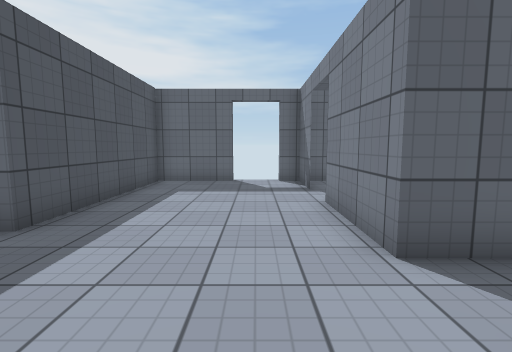
view 1 (above)

12 first-person views from a walk through a 3-D level made in the Unity game engine. The camera is 1.3 m above the floor, tilts 6° down and sees 85° across. The floor is counted in squares, 1 m on a side. Each view is taken from the middle of a square. On the plan, view 1 faces up. The plan holds only what a view shows up to about 13 squares ahead; the rest is blank. The place goes on beyond the plan. Surface patterns are stand-ins for the level's own textures.

view 2
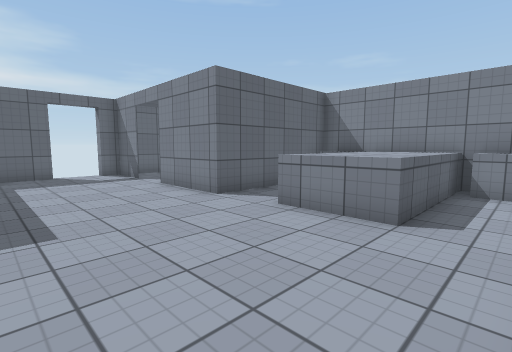

view 3
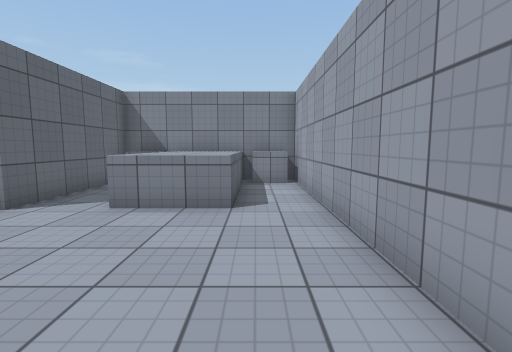

view 4
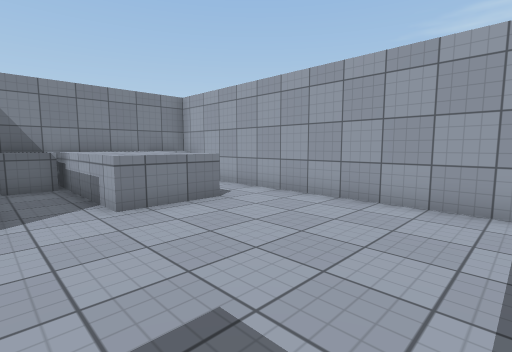

view 5
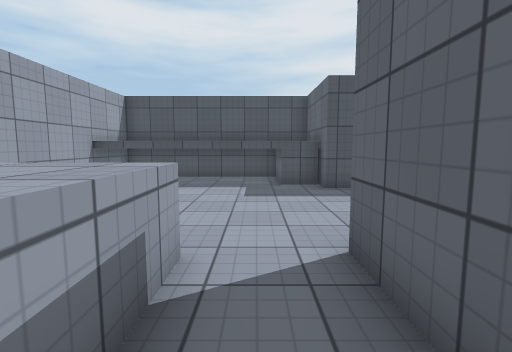

view 6
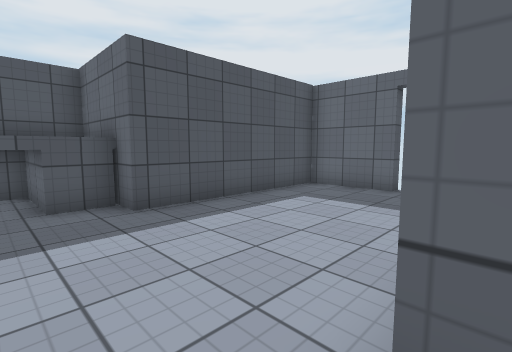

view 7
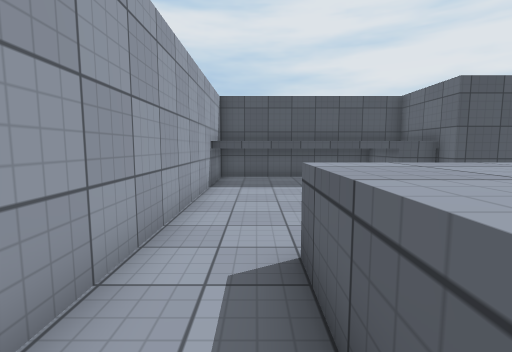

view 8
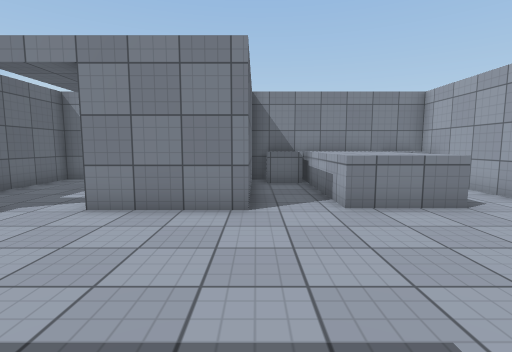

view 9
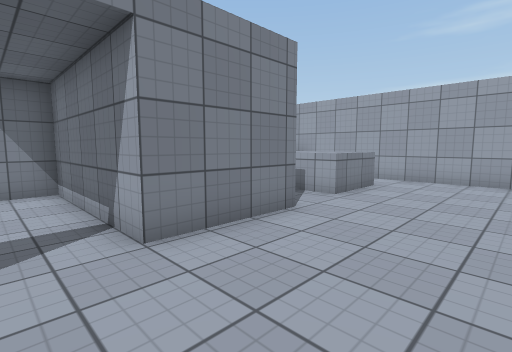

view 10
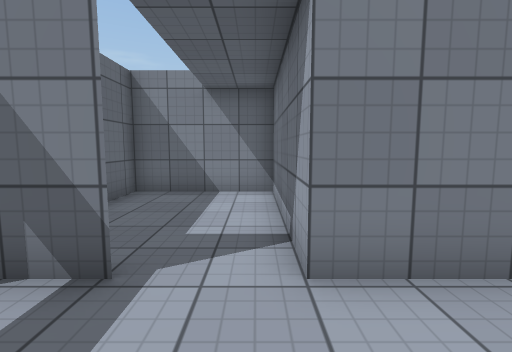

view 11
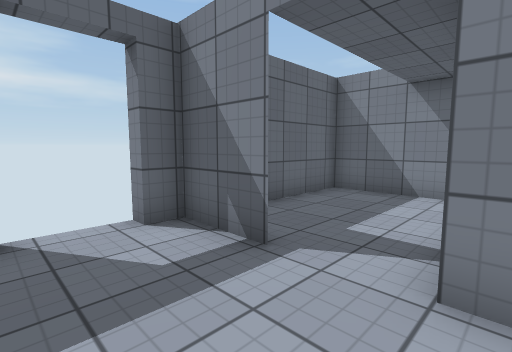

view 12
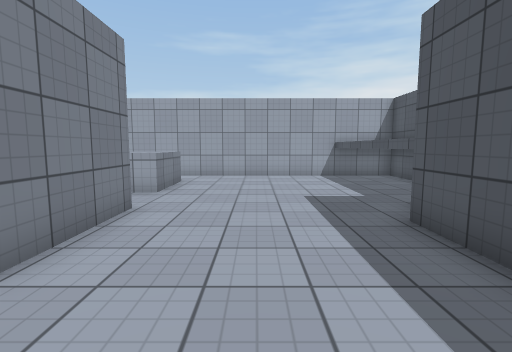

### Floor plan
Key: @ floor where view 1 was taken; # wall or solid block; x gap in a wall; . floor; ^ raised ledge.
Columns run from 7 left of view 1 to 7 right of it. Each row starts with its distance up from view 1.
 11    ###x x######
 10    #.....#....#
  9    #.....#....#
  8    #..........#
  7    #..........#
  6    #.....######
  5    #.....#
  4 #^^#.....#
  3 #^^......######
  2 # ^..........^#
  1 # ^......^^^^^#
  0 # ^....@.^^^^^#
 -1 # ^......^^^^^#
 -2 # ^..........^#
 -3 # ^..........^#
 -4 ###############

Positions as (right, up) in squares from view 1, and headings:
1: (0, 0), facing up
2: (-3, -3), facing up-right
3: (-4, -2), facing right
4: (-4, 3), facing down-right
5: (5, 2), facing left
6: (2, 2), facing up-left
7: (5, -2), facing left
8: (-4, 3), facing right
9: (-2, 8), facing down-right
10: (-1, 7), facing right
11: (-1, 6), facing up-right
12: (-1, 9), facing down
